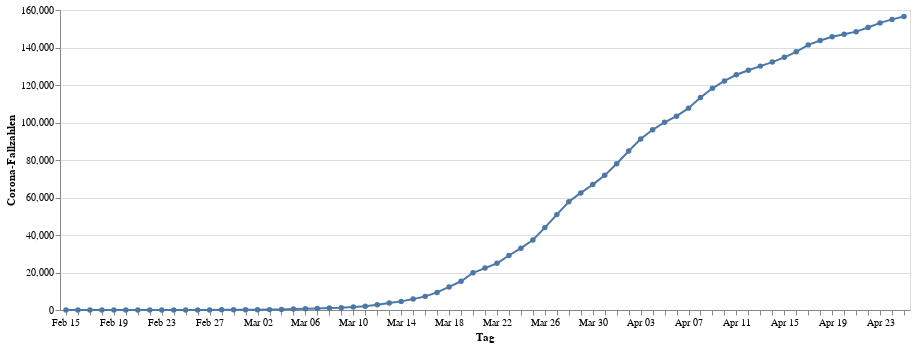

Notebook code cell kept with this figure:
### Code cell
infections = alt.Chart(data).mark_line(point=True).encode(
    alt.X("monthdate(day):O", title="Tag"),
    alt.Y("cases:Q", title="Corona-Fallzahlen"))
infections.properties(width=850, height=300)

### Figure 1 — Vega-Lite specification as saved in the notebook (floating-point values rounded to 4 significant figures)
{"config": {"view": {"continuousWidth": 400, "continuousHeight": 300}}, "data": {"name": "data-5c3997c7c3e1a16cf0b9cfc8bf62e0ec"}, "mark": {"type": "line", "point": true}, "encoding": {"x": {"type": "ordinal", "field": "day", "timeUnit": "monthdate", "title": "Tag"}, "y": {"type": "quantitative", "field": "cases", "title": "Corona-Fallzahlen"}}, "height": 300, "width": 850, "$schema": "https://vega.github.io/schema/vega-lite/v4.0.2.json", "datasets": {"data-5c3997c7c3e1a16cf0b9cfc8bf62e0ec": [{"day": "2020-02-15T00:00:00", "cases": 16}, {"day": "2020-02-16T00:00:00", "cases": 16}, {"day": "2020-02-17T00:00:00", "cases": 16}, {"day": "2020-02-18T00:00:00", "cases": 16}, {"day": "2020-02-19T00:00:00", "cases": 16}, {"day": "2020-02-20T00:00:00", "cases": 16}, {"day": "2020-02-21T00:00:00", "cases": 16}, {"day": "2020-02-22T00:00:00", "cases": 16}, {"day": "2020-02-23T00:00:00", "cases": 16}, {"day": "2020-02-24T00:00:00", "cases": 16}, {"day": "2020-02-25T00:00:00", "cases": 18}, {"day": "2020-02-26T00:00:00", "cases": 26}, {"day": "2020-02-27T00:00:00", "cases": 48}, {"day": "2020-02-28T00:00:00", "cases": 74}, {"day": "2020-02-29T00:00:00", "cases": 79}, {"day": "2020-03-01T00:00:00", "cases": 130}, {"day": "2020-03-02T00:00:00", "cases": 165}, {"day": "2020-03-03T00:00:00", "cases": 203}, {"day": "2020-03-04T00:00:00", "cases": 262}, {"day": "2020-03-05T00:00:00", "cases": 545}, {"day": "2020-03-06T00:00:00", "cases": 670}, {"day": "2020-03-07T00:00:00", "cases": 800}, {"day": "2020-03-08T00:00:00", "cases": 1040}, {"day": "2020-03-09T00:00:00", "cases": 1224}, {"day": "2020-03-10T00:00:00", "cases": 1565}, {"day": "2020-03-11T00:00:00", "cases": 1966}, {"day": "2020-03-12T00:00:00", "cases": 2745}, {"day": "2020-03-13T00:00:00", "cases": 3675}, {"day": "2020-03-14T00:00:00", "cases": 4599}, {"day": "2020-03-15T00:00:00", "cases": 5813}, {"day": "2020-03-16T00:00:00", "cases": 7272}, {"day": "2020-03-17T00:00:00", "cases": 9367}, {"day": "2020-03-18T00:00:00", "cases": 12327}, {"day": "2020-03-19T00:00:00", "cases": 15320}, {"day": "2020-03-20T00:00:00", "cases": 19848}, {"day": "2020-03-21T00:00:00", "cases": 22364}, {"day": "2020-03-22T00:00:00", "cases": 24873}, {"day": "2020-03-23T00:00:00", "cases": 29056}, {"day": "2020-03-24T00:00:00", "cases": 32991}, {"day": "2020-03-25T00:00:00", "cases": 37323}, {"day": "2020-03-26T00:00:00", "cases": 43938}, {"day": "2020-03-27T00:00:00", "cases": 50871}, {"day": "2020-03-28T00:00:00", "cases": 57695}, {"day": "2020-03-29T00:00:00", "cases": 62435}, {"day": "2020-03-30T00:00:00", "cases": 66885}, {"day": "2020-03-31T00:00:00", "cases": 71808}, {"day": "2020-04-01T00:00:00", "cases": 77981}, {"day": "2020-04-02T00:00:00", "cases": 84794}, {"day": "2020-04-03T00:00:00", "cases": 91159}, {"day": "2020-04-04T00:00:00", "cases": 96092}, {"day": "2020-04-05T00:00:00", "cases": 100123}, {"day": "2020-04-06T00:00:00", "cases": 103375}, {"day": "2020-04-07T00:00:00", "cases": 107663}, {"day": "2020-04-08T00:00:00", "cases": 113296}, {"day": "2020-04-09T00:00:00", "cases": 118235}, {"day": "2020-04-10T00:00:00", "cases": 122171}, {"day": "2020-04-11T00:00:00", "cases": 125452}, {"day": "2020-04-12T00:00:00", "cases": 127854}, {"day": "2020-04-13T00:00:00", "cases": 130072}, {"day": "2020-04-14T00:00:00", "cases": 132210}, {"day": "2020-04-15T00:00:00", "cases": 134753}, {"day": "2020-04-16T00:00:00", "cases": 137698}, {"day": "2020-04-17T00:00:00", "cases": 141397}, {"day": "2020-04-18T00:00:00", "cases": 143724}, {"day": "2020-04-19T00:00:00", "cases": 145742}, {"day": "2020-04-20T00:00:00", "cases": 147065}, {"day": "2020-04-21T00:00:00", "cases": 148453}, {"day": "2020-04-22T00:00:00", "cases": 150648}, {"day": "2020-04-23T00:00:00", "cases": 153129}, {"day": "2020-04-24T00:00:00", "cases": 154999}, {"day": "2020-04-25T00:00:00", "cases": 156513}]}}
